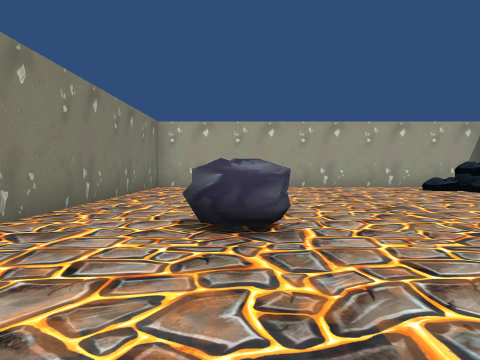
[1] (above)

12 first-person views from a walk through a Unity game level. The camera is 0.58 m above the floor, tilts 2° down and sees 70° across. The floor is counted in squares, 1 m on a side. Each view is taken from the middle of a square. On the plan, view 1 faces up. The plan holds only what a view shows up to about 9 squares ahead; the rest is blank. The player character is not drawn. Some animated figures are not drawn.

[2]
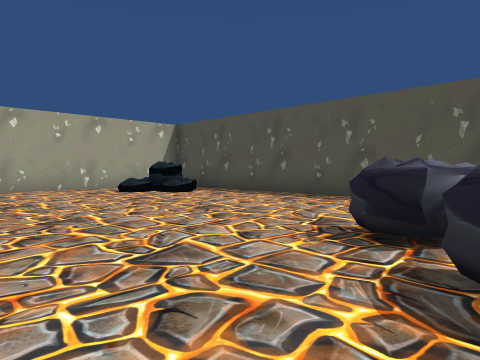

[3]
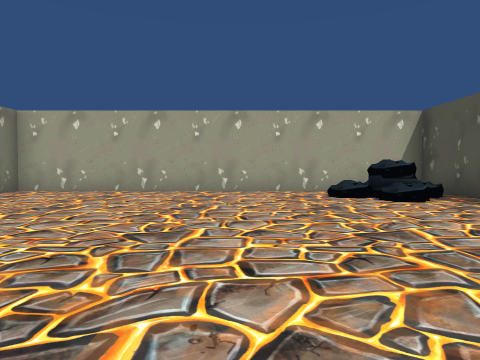

[4]
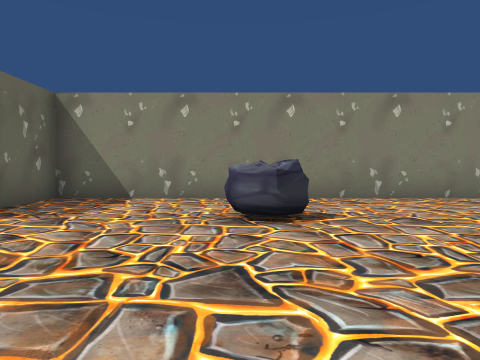

[5]
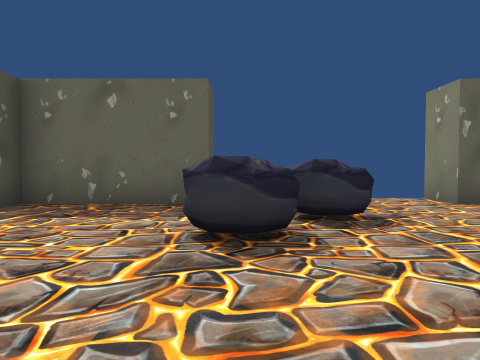

[6]
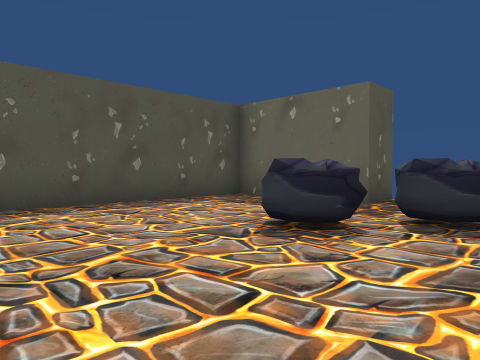

[7]
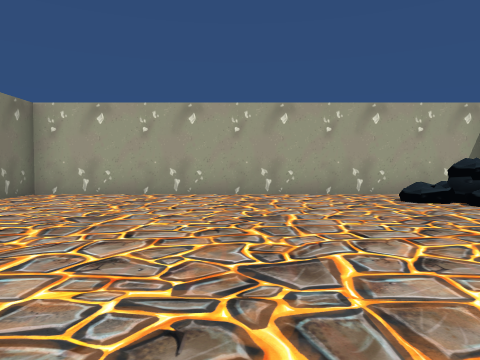

[8]
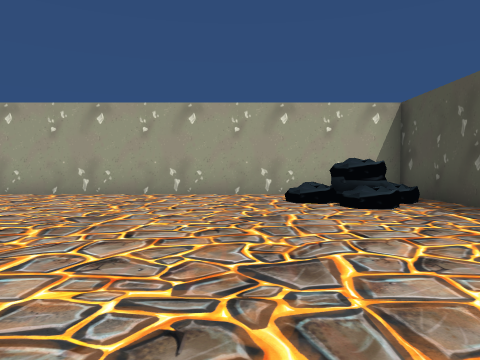

[9]
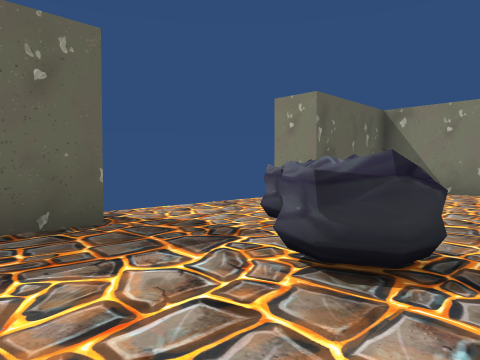

[10]
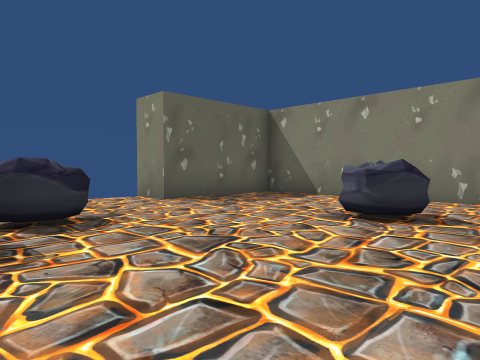

[11]
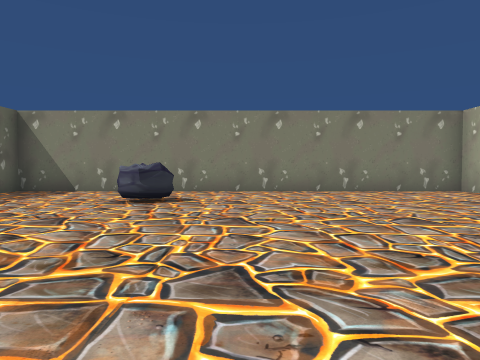

[12]
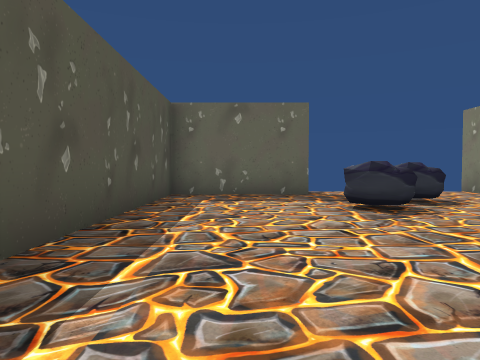

### Floor plan
Key: @ floor where view 1 was taken; # wall or solid block; . floor; = window, fence, low wall or low ledge; ^ raised ledge.
Columns run from 3 left of view 1 to 8 right of it. Each row starts with its distance up from view 1.
 11 ############
 10 #........^##
  9 #.......^^=#
  8 #........^.#
  7 #..........#
  6 #..........#
  5 #..........#
  4 #..........#
  3 #..^.......#
  2 #......#...#
  1 #.....#....#
  0 #..@.......#
 -1 ####....####
 -2    #    #

Positions as (right, up) in squares from view 1, and headings:
1: (0, 0), facing up
2: (1, 1), facing up-right
3: (3, 2), facing up
4: (4, 3), facing left
5: (4, 5), facing down
6: (2, 5), facing down-right
7: (2, 3), facing up
8: (4, 3), facing up
9: (6, 3), facing down-left
10: (4, 5), facing down-left
11: (6, 5), facing left
12: (6, 7), facing down
